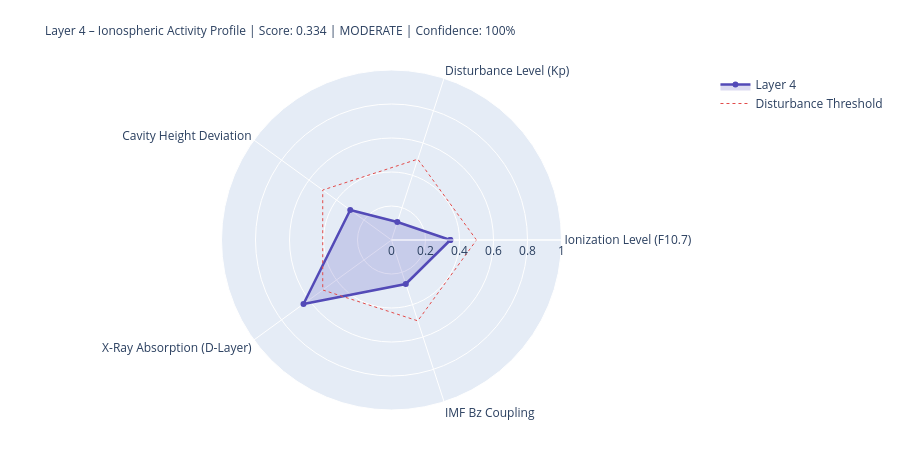

Here is the notebook cell this chart was saved with:
### Markdown cell above
---
## 4. State Assessment & Handoff to Layer 5

### Code cell
# ============================================================
# LAYER-4-SCORE
# ============================================================

COMPONENTS = {
    'Ionization Level (F10.7)':    {'score': ioniz,       'source': 'primary' if f107_now else 'from_layer0', 'dynamic': True},
    'Disturbance Level (Kp)':          {'score': disturb,     'source': 'primary' if kp_now   else 'from_layer0', 'dynamic': True},
    'Cavity Height Deviation':    {'score': h_dev,       'source': 'derived',                                'dynamic': True},
    'X-Ray Absorption (D-Layer)':{'score': xray_ioniz,  'source': 'primary' if xray_now else 'missing',     'dynamic': True},
    'IMF Bz Coupling':             {'score': bz_coupling, 'source': 'primary' if bz_now   else 'from_layer0', 'dynamic': True},
}

available    = {k: v['score'] for k, v in COMPONENTS.items() if v['score'] is not None}
unavailable  = [k for k, v in COMPONENTS.items() if v['score'] is None]
layer4_score = round(sum(available.values()) / len(available), 4) if available else None
confidence   = round(len(available) / len(COMPONENTS), 2)
level = ('unknown' if layer4_score is None
         else 'quiet'   if layer4_score < 0.3
         else 'moderate' if layer4_score < 0.6
         else 'active')
dominant_l4 = max(available, key=available.get) if available else 'none'

# Resonance delta for Schumann SR-1
sr1_ref = schumann_freq(1, 80.0)
sr1_now = schumann_freq(1, h_eff)
sr1_delta_mhz = (sr1_now - sr1_ref) * 1000

# Propagation conditions
prop_cond = ('disturbed'   if kp_val > 4
             else 'unsettled' if kp_val > 2
             else 'normal')
if xray_class in ['X', 'M']:
    prop_cond = 'Radio-Blackout moeglich'

W = 68
print('=' * W)
print('LAYER 4 – IONOSPHERE – STATE ASSESSMENT')
print('=' * W)
for name, comp in COMPONENTS.items():
    s = comp['score']
    if s is not None:
        bar = '█' * int(s * 20) + '░' * (20 - int(s * 20))
        print(f'  {name:<36} {bar}  {s:.3f}  [{comp["source"]}]')
    else:
        print(f'  {name:<36} {"─" * 20}  n/a   [missing]')
print('-' * W)
print(f'  Score:          {layer4_score:.3f}  ({len(available)}/{len(COMPONENTS)} components)')
print(f'  Confidence:     {confidence:.0%}')
print(f'  Level:          {level.upper()}')
print(f'  Dominant:       {dominant_l4}')
print(f'  Cavity height:  {h_eff:.1f} km  (Ref: 80.0 km)')
print(f'  SR-1:           {sr1_now:.3f} Hz  (Δ {sr1_delta_mhz:+.1f} mHz vs. ref)')
print(f'  Propagation:    {prop_cond}')
print(f'  X-Ray:          {xray_class}-class  ({xray_now:.2e} W/m²)' if xray_now else '  X-Ray:          n/a')
print('=' * W)

# Radar
cats   = list(available.keys())
vals_r = list(available.values())
if len(cats) >= 3:
    fig = go.Figure()
    fig.add_trace(go.Scatterpolar(
        r=vals_r + [vals_r[0]], theta=cats + [cats[0]],
        fill='toself', fillcolor='rgba(83,74,183,0.20)',
        line=dict(color='#534AB7', width=2.5), name='Layer 4'
    ))
    fig.add_trace(go.Scatterpolar(
        r=[0.5] * (len(cats)+1), theta=cats + [cats[0]],
        line=dict(color='#E24B4A', dash='dot', width=1),
        mode='lines', name='Disturbance Threshold'
    ))
    fig.update_layout(
        title=dict(
            text=f'Layer 4 – Ionospheric Activity Profile | Score: {layer4_score:.3f} | {level.upper()} | Confidence: {confidence:.0%}',
            font=dict(size=12)
        ),
        polar=dict(radialaxis=dict(visible=True, range=[0, 1])),
        height=450, showlegend=True,
        margin=dict(l=80, r=80, t=70, b=40)
    )
    fig.show()

### Figure 1 — Plotly figure (JSON) as saved in the notebook; plotly's stock layout.template omitted (floating-point values rounded to 4 significant figures)
{"data": [{"fill": "toself", "fillcolor": "rgba(83,74,183,0.20)", "line": {"color": "#534AB7", "width": 2.5}, "name": "Layer 4", "r": [0.346, 0.111, 0.3, 0.64, 0.272, 0.346], "theta": ["Ionization Level (F10.7)", "Disturbance Level (Kp)", "Cavity Height Deviation", "X-Ray Absorption (D-Layer)", "IMF Bz Coupling", "Ionization Level (F10.7)"], "type": "scatterpolar"}, {"line": {"color": "#E24B4A", "dash": "dot", "width": 1}, "mode": "lines", "name": "Disturbance Threshold", "r": [0.5, 0.5, 0.5, 0.5, 0.5, 0.5], "theta": ["Ionization Level (F10.7)", "Disturbance Level (Kp)", "Cavity Height Deviation", "X-Ray Absorption (D-Layer)", "IMF Bz Coupling", "Ionization Level (F10.7)"], "type": "scatterpolar"}], "layout": {"height": 450, "margin": {"b": 40, "l": 80, "r": 80, "t": 70}, "polar": {"radialaxis": {"range": [0, 1], "visible": true}}, "showlegend": true, "title": {"font": {"size": 12}, "text": "Layer 4 – Ionospheric Activity Profile | Score: 0.334 | MODERATE | Confidence: 100%"}}}
